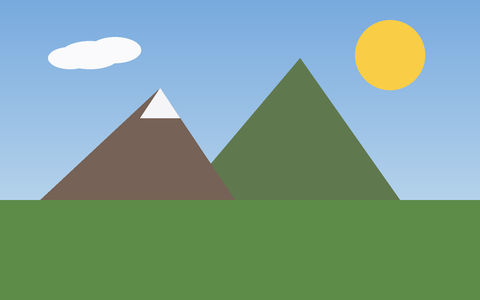
#> input picture assets/img/escena.png, 480 x 300 px
$ python gen_clase2.py   (older library calls are emulated)
#> lines starting #> are read from the running program, lines starting #| are printed output that depends on the picture; after the words box and inside, x2 and y2 are one past the last pixel; in counts of white or black regions, pixels touching at a corner belong together
"""
Genera las imágenes de la Clase 2 (Convolución y filtros) a partir de la
misma escena sintética de la Clase 1. Todas las salidas son 480x300, mismo
tamaño y estilo que el resto de la unidad.

Uso:  python3 assets/gen_clase2.py
"""
import os
import cv2
import numpy as np

HERE = os.path.dirname(__file__)
IMG = os.path.join(HERE, "img")
SRC = os.path.join(IMG, "escena.png")


def save(name, mat):
    path = os.path.join(IMG, name)
    cv2.imwrite(path, mat)
    print("  ->", name)


def to_bgr(gray):
    # Se guardan en 1 canal (PNG en escala de grises) para que pesen poco.
    return gray


def norm8(mat):
    """Lleva cualquier rango (incluye negativos) a 0..255 uint8 para poder verlo."""
    return cv2.normalize(mat, None, 0, 255, cv2.NORM_MINMAX).astype(np.uint8)


def main():
    color = cv2.imread(SRC, cv2.IMREAD_COLOR)
#> color is the input picture: shape (300, 480, 3); mean B, G, R 146.3, 159.4, 124.9
    gray = cv2.cvtColor(color, cv2.COLOR_BGR2GRAY)
    print("fuente:", SRC, color.shape)
#| fuente: assets/img/escena.png (300, 480, 3)

    # ---- 0. Aritmética: suma, resta/diferencia, logaritmo, gamma -----------
    capa = np.full_like(gray, 80)  # "imagen B": una capa pareja, +80 en todo el cuadro
    save("c2-capa.png", capa)

    suma = cv2.add(gray, capa)  # satura donde la escena ya estaba clara (cielo, sol)
    save("c2-suma.png", suma)

    cuadro2 = gray.copy()
    cv2.rectangle(cuadro2, (150, 90), (280, 200), 255, thickness=-1)  # "algo" que entra al cuadro
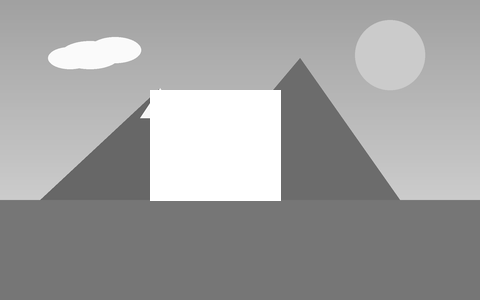
#> cuadro2: shape (300, 480); min 92, max 255, mean 159.9
    save("c2-cuadro2.png", cuadro2)

    diferencia = cv2.absdiff(gray, cuadro2)
    save("c2-diferencia.png", diferencia)

    c = 255 / np.log(1 + 255)
    log_img = np.uint8(c * np.log(1 + gray.astype(np.float64)))
    save("c2-log.png", log_img)

    gamma_claro = np.uint8(((gray / 255.0) ** 0.4) * 255)
    save("c2-gamma-claro.png", gamma_claro)

    gamma_oscuro = np.uint8(((gray / 255.0) ** 2.5) * 255)
    save("c2-gamma-oscuro.png", gamma_oscuro)

    # ---- 1. Ruido: motiva el suavizado --------------------------------------
    rng = np.random.default_rng(7)
    noise = rng.normal(0, 22, gray.shape)
    noisy = np.clip(gray.astype(np.float64) + noise, 0, 255).astype(np.uint8)
    # sal y pimienta encima
    sp = rng.random(gray.shape)
    noisy[sp < 0.02] = 0
    noisy[sp > 0.98] = 255
    save("c2-ruido.png", to_bgr(noisy))

    # ---- 2. Blur de promedio (box) vs gaussiano ----------------------------
    box = cv2.blur(noisy, (9, 9))
    save("c2-blur-box.png", to_bgr(box))

    gauss = cv2.GaussianBlur(noisy, (9, 9), 2.5)
    save("c2-blur-gauss.png", to_bgr(gauss))

    median = cv2.medianBlur(noisy, 5)
    save("c2-blur-median.png", to_bgr(median))

    # ---- 3. filter2D: realce (sharpen) -----------------------------------
    k_sharp = np.array([[0, -1, 0],
                        [-1, 5, -1],
                        [0, -1, 0]], dtype=np.float32)
    sharp = cv2.filter2D(gray, -1, k_sharp)
    save("c2-sharpen.png", to_bgr(sharp))

    # ---- 4. Sobel X / Y / magnitud -------------------------------------------
    g = cv2.GaussianBlur(gray, (3, 3), 0)
    sx = cv2.Sobel(g, cv2.CV_64F, 1, 0, ksize=3)
    sy = cv2.Sobel(g, cv2.CV_64F, 0, 1, ksize=3)
    save("c2-sobel-x.png", to_bgr(norm8(np.abs(sx))))
    save("c2-sobel-y.png", to_bgr(norm8(np.abs(sy))))

    mag = np.sqrt(sx ** 2 + sy ** 2)
    save("c2-gradiente.png", to_bgr(norm8(mag)))

    # ---- 5. Laplaciano -----------------------------------------------------
    lap = cv2.Laplacian(g, cv2.CV_64F, ksize=3)
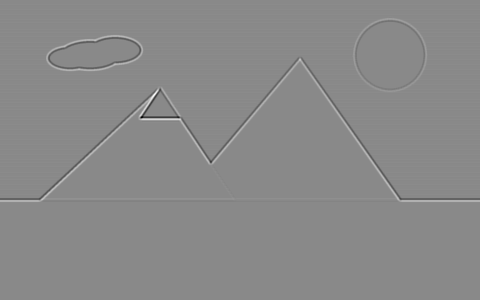
#> lap: shape (300, 480) float64; min -290, max 246, mean 0; drawn with min black and max white
    save("c2-laplaciano.png", to_bgr(norm8(np.abs(lap))))

    # Laplaciano aplicado directo sobre la imagen con ruido: lo amplifica todo.
    lap_noisy = cv2.Laplacian(noisy, cv2.CV_64F, ksize=3)
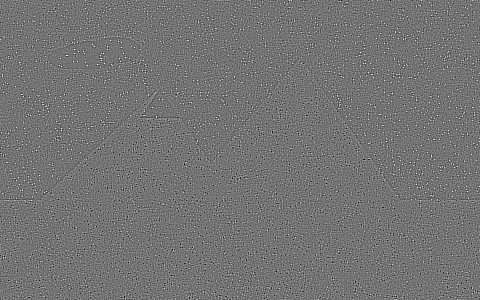
#> lap_noisy: shape (300, 480) float64; min -1704, max 2040, mean 0; drawn with min black and max white
    save("c2-laplaciano-ruido.png", to_bgr(norm8(np.abs(lap_noisy))))
#> in norm8 (call 5), `return cv2.normalize(mat, None, 0, 255, cv2.NORM_MINMAX).astype(np.uin..`:
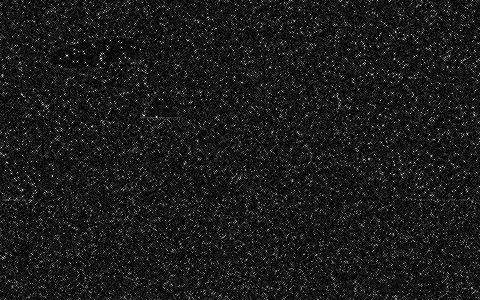
#> returned value: shape (300, 480); min 0, max 255, mean 25.8

    # ---- 6. Canny ---------------------------------------------------------
    canny = cv2.Canny(cv2.GaussianBlur(gray, (5, 5), 0), 80, 160)
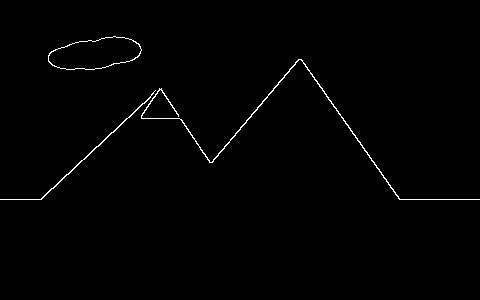
#> canny: shape (300, 480); 0.83% white in thin lines or dots, all inside (x1, y1, x2, y2) = (0, 36, 480, 200)
    save("c2-canny.png", to_bgr(canny))

    # umbrales bajos y sin suavizar, sobre la imagen con ruido -> bordes falsos
    canny_low = cv2.Canny(noisy, 20, 50)
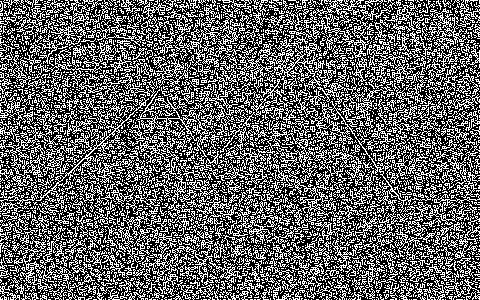
#> canny_low: shape (300, 480); 38.6% white in thin lines or dots
    save("c2-canny-bajo.png", to_bgr(canny_low))

    # umbrales altos -> solo sobreviven los bordes de mayor contraste
    canny_high = cv2.Canny(cv2.GaussianBlur(gray, (5, 5), 0), 180, 300)
#> canny_high: shape (300, 480); 0.64% white in thin lines or dots, all inside (x1, y1, x2, y2) = (0, 59, 480, 200)
    save("c2-canny-alto.png", to_bgr(canny_high))

    # ---- 7. Pipeline: contornos sobre la imagen ---------------------------
    edges = cv2.Canny(cv2.GaussianBlur(gray, (5, 5), 0), 80, 160)
    cnts, _ = cv2.findContours(edges, cv2.RETR_EXTERNAL, cv2.CHAIN_APPROX_SIMPLE)
#> cnts = 3 contours; box (x1, y1, x2, y2) and area: (48, 36, 142, 70) 2184, (141, 59, 480, 200) 246, (0, 90, 156, 200) 102
    draw = color.copy()
    cv2.drawContours(draw, cnts, -1, (29, 35, 214), 2)  # rojo de la marca (BGR)
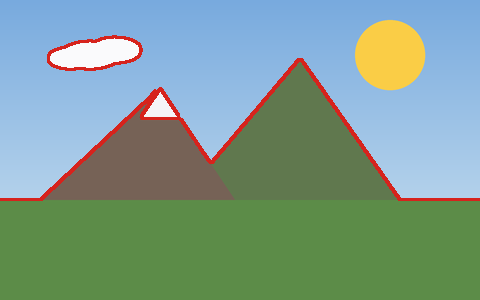
#> draw: shape (300, 480, 3); 2.53% of pixels changed, all inside (x1, y1, x2, y2) = (0, 35, 480, 201)
    save("c2-contornos.png", draw)

    print("listo.")


if __name__ == "__main__":
    main()
